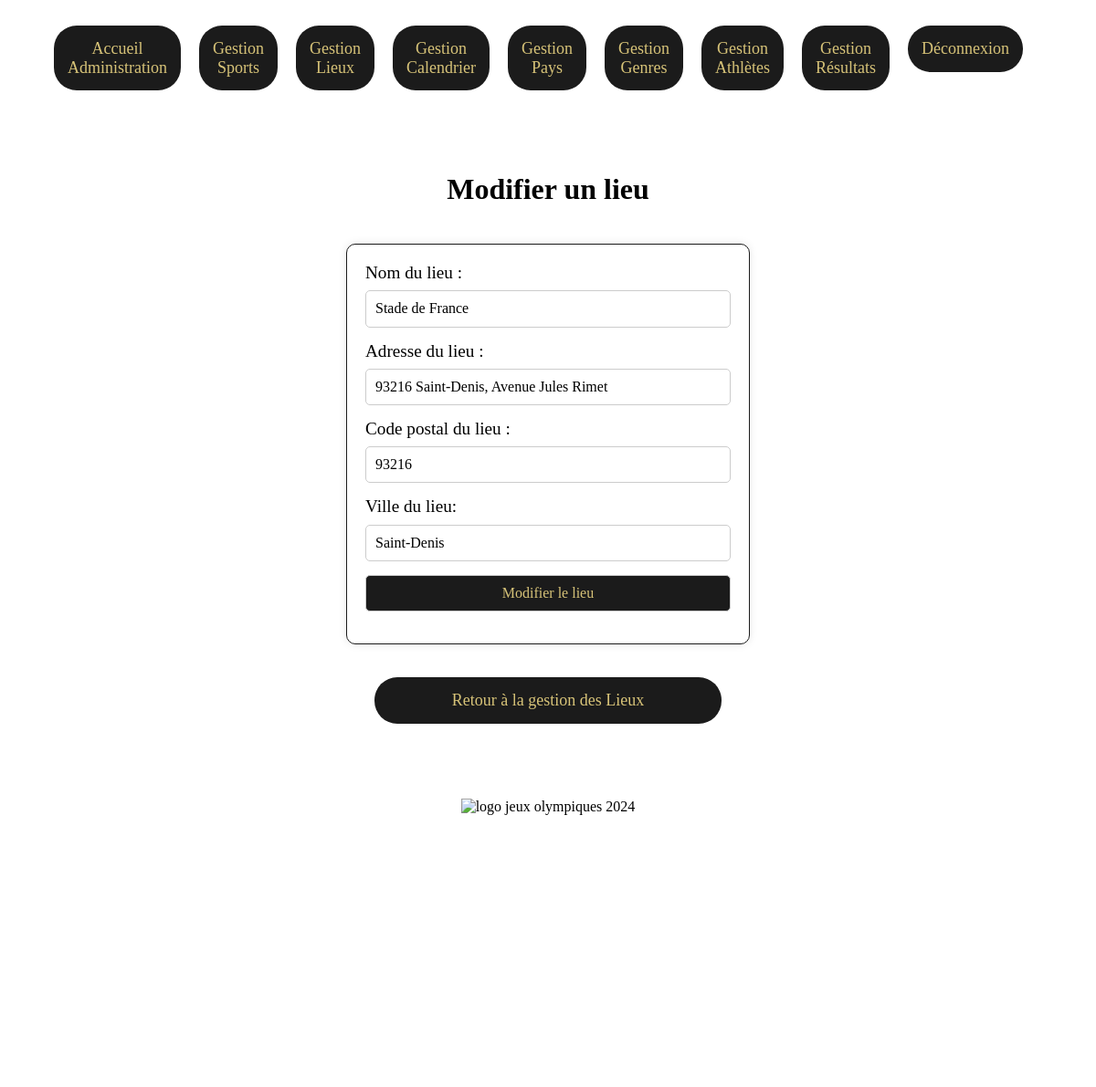
/pages/admin/admin-places/modify-place.php?idLieu=1 (signed in), run on the app's committed database.
### tables this page shows
CREATE TABLE LIEU (
  PRIMARY KEY (id_lieu),
  id_lieu      INT(4) NOT NULL AUTO_INCREMENT,
  nom_lieu     VARCHAR(255),
  adresse_lieu VARCHAR(255),
  cp_lieu      VARCHAR(5),
  ville_lieu   VARCHAR(255)
);

### pages/admin/admin-places/modify-place.php (the view, shortened to what this page needs)
<?php
require_once("../../../database/database.php");
$idLieu = filter_input(INPUT_GET, 'idLieu', FILTER_SANITIZE_SPECIAL_CHARS);
try {
    $queryCheck = "SELECT * FROM LIEU WHERE id_lieu = :idLieu";
    $statementCheck = $connexion->prepare($queryCheck);
    $statementCheck->bindParam(":idLieu", $idLieu, PDO::PARAM_STR);
    $statementCheck->execute();
    $lieuData = $statementCheck->fetch(PDO::FETCH_ASSOC);
} catch (PDOException $e) {
    $_SESSION['error'] = "Erreur de base de données : " . $e->getMessage();
    header("Location: manage-places.php");
    exit();
}
?>
<!DOCTYPE html>
<html lang="fr">
<head>
    <link rel="stylesheet" href="../../../css/normalize.css">
    <link rel="stylesheet" href="../../../css/styles-computer.css">
    <link rel="stylesheet" href="../../../css/styles-responsive.css">
</head>
<body>
    <header>
        <nav>
            <ul class="menu">
                <li><a href="../admin.php">Accueil Administration</a></li>
                <li><a href="../admin-sports/manage-sports.php">Gestion Sports</a></li>
                <li><a href="./manage-places.php">Gestion Lieux</a></li>
                <li><a href="../admin-events/manage-events.php">Gestion Calendrier</a></li>
                <li><a href="../admin-countries/manage-countries.php">Gestion Pays</a></li>
                <li><a href="../admin-gender/manage-genders.php">Gestion Genres</a></li>
                <li><a href="../admin-athletes/manage-athletes.php">Gestion Athlètes</a></li>
                <li><a href="../admin-results/manage-results.php">Gestion Résultats</a></li>
                <li><a href="../../logout.php">Déconnexion</a></li>
            </ul>
        </nav>
    </header>
    <main>
        <h1>Modifier un lieu</h1>
        <form action="modify-place.php?idLieu=<?php echo $idLieu ?>" method="post" onsubmit="return confirm('Êtes-vous sûr de vouloir modifier ce lieu?')">
            <label for="nomLieu">Nom du lieu :</label>
            <input type="text" name="nomLieu" id="nomLieu" value="<?php echo $lieuData['nom_lieu'] ?>" required>
            <label for="adresseLieu">Adresse du lieu :</label>
            <input type="text" name="adresseLieu" id="adresseLieu" value="<?php echo $lieuData['adresse_lieu'] ?>" required>
            <label for="cpLieu">Code postal du lieu :</label>
            <input type="text" pattern="[0-9]*" minlength="5" maxlength="5" name="cpLieu" id="cpLieu" value="<?php echo $lieuData['cp_lieu'] ?>" required>
            <label for="villeLieu">Ville du lieu: </label>
            <input type="text" name="villeLieu" id="villeLieu" value="<?php echo $lieuData['ville_lieu'] ?>" required>
            <input type="submit" value="Modifier le lieu">
        </form>
        <p class="paragraph-link">
            <a class="link-home" href="manage-places.php">Retour à la gestion des Lieux</a>
        </p>
    </main>
    <footer>
        <figure>
            <img src="../../../img/logo-jo-2024.png" alt="logo jeux olympiques 2024">
        </figure>
    </footer>
</body>
</html>

### css/styles-computer.css (style rules this page uses)
header { display: flex; justify-content: right; align-items: right; width: 90%; margin: 10px auto; }
.link-home { display: flex; width: 350px; justify-content: center; align-items: center; text-decoration: none; border-radius: 25px; background-color: #1b1b1b; font-size: 18px; color: #d7c378; padding: 15px; transition: color 0.3s ease, background-color 0.3s ease; }
main { display: flex; flex-direction: column; align-items: center; }
form { width: 80%; max-width: 400px; margin: 20px auto; padding: 20px; border: 1px solid #1b1b1b; border-radius: 10px; box-shadow: 0 0 10px rgba(0, 0, 0, 0.1); }
label { display: block; font-size: 1.2em; margin-bottom: 8px; }
input { width: 100%; padding: 10px; margin-bottom: 15px; box-sizing: border-box; border: 1px solid #ccc; border-radius: 5px; }
input[type="submit"] { background-color: #1b1b1b; color: #d7c378; cursor: pointer; transition: background-color 0.3s ease, color 0.3s ease; }
figure { display: flex; height: auto; }
img { width: 100%; height: auto; }
@media screen and (min-width: 1025px) { main { width: 90%; margin: 50px auto; } }
@media screen and (min-width: 1025px) { nav ul { list-style: none; padding: 0; display: flex; font-size: 18px; } }
@media screen and (min-width: 1025px) { nav li { width: auto; margin-right: 20px; } }
@media screen and (min-width: 1025px) { nav a { display: block; text-decoration: none; color: #d7c378; background-color: #1b1b1b; padding: 15px; text-align: center; transition: color 0.3s ease, background-color 0.3s ease; border-radius: 25px; } }
@media screen and (min-width: 1025px) { footer { display: flex; margin: 50px auto; width: 90%; height: 40vh; justify-content: center; } }

### data on the page
lieu: nomLieu "Stade de France", adresseLieu "93216 Saint-Denis, Avenue Jules Rimet", cpLieu "93216", villeLieu "Saint-Denis"
